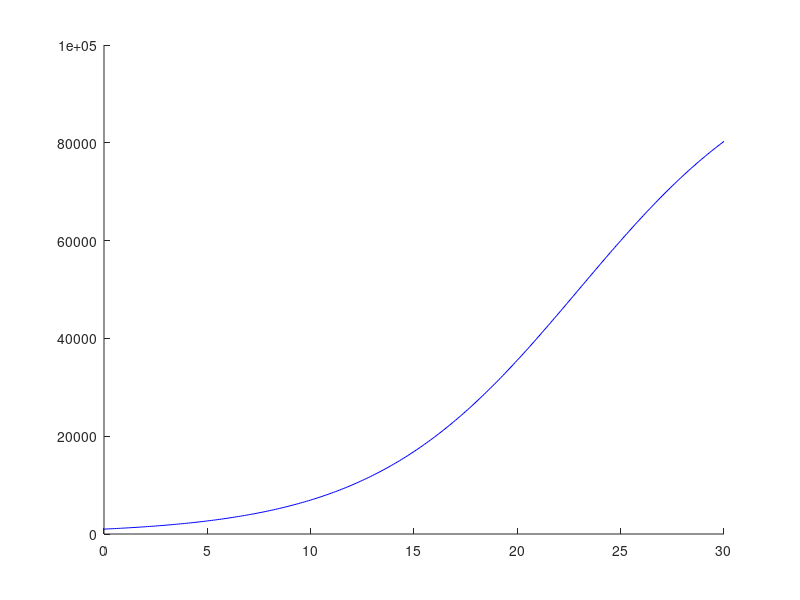

Recreate this plot in MATLAB. (Note: this script raises an error after producing the figure.)
%% ENFERMEDAD SIN ELIMINACION DE LA POBLACION

format long

% Defino la funcion f, que corresponde al termino independiente 
% de la EDO.
f1=@(t,y,k,m)(k*y*(m-y));

% Inicializo algunos parametros dados.
k=2*10^(-6);
m=1*10^5;
y0=1000;

% Represento la solucion utilizando metodos analiticos.
g=inline('m./(1+C*exp(-m*k*t))');
C=(m-y0)/y0;
tt=0:0.1:30;
yy=g(C,k,m,tt);
figure(1);
hold on
plot(tt,yy,'b');

% Represento la solucion utilizando metodos numericos.
% Ha sido necesaria una simple modificacion del Metodo de 
% Runge-Kutta de orden 4 ya que tuve que introducir una funcion 
% de 4 variables.

% Introduzco los limites de contorno y el numero de iteraciones.
a=0;
b=30;
n=30;

% Llamo a la funcion Runge-Kutta de orden 4
[t,y]=RK4_to(f1,a,b,y0,n,k,m);

% Represento el resultado obtenido.
hold on
plot(t,y,'r');

% Pongo etiquetas a la grafica.
title('Numero de infectados frente al tiempo')
legend('Solucion analitica', 'Solucion numerica');
xlabel('Tiempo(dias)');
ylabel('Numero de infectados');

% A continuacion, represento cada solucion por separado 
% insertando en cada grafica las personas que se encuentran 
% infectadas y las que aun se encuentran sanas.

% Primero para los resultados analiticos.
xx=m-yy;
figure(2);
hold on
plot(tt,xx,'g');
plot(tt,yy,'r');

title('Poblacion infectada/sana frente al tiempo (analitica)')
legend('Personas sanas', 'Personas contagiadas');
xlabel('Tiempo(dias)');
ylabel('Poblacion');

% Por ultimo, para los resultados numericos.
x=m-y;
figure(3);
hold on
plot(t,x,'g');
plot(t,y,'r');

title('Poblacion infectada/sana frente al tiempo (numerica)')
legend('Personas sanas', 'Personas contagiadas');
xlabel('Tiempo(dias)');
ylabel('Poblacion');
